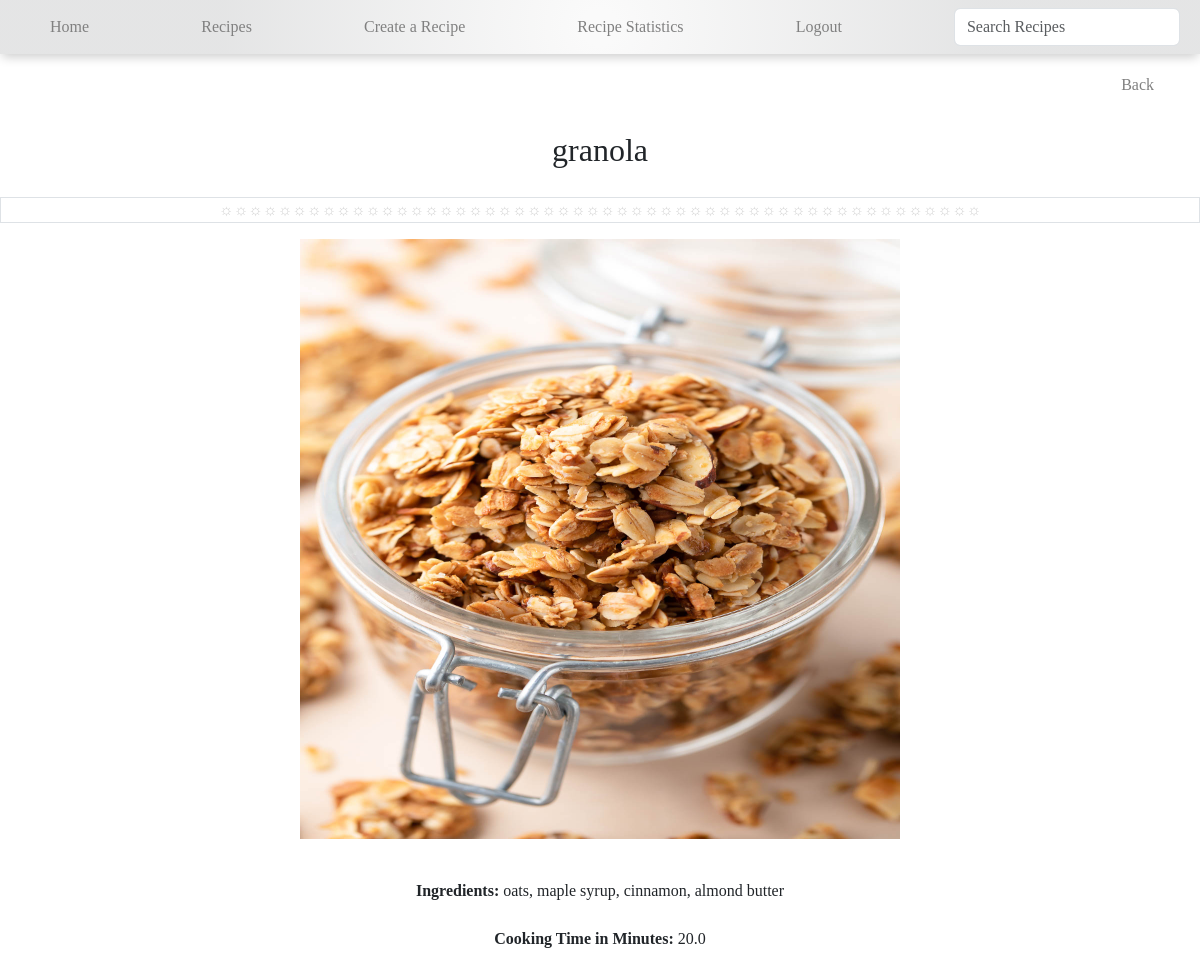
Screenshot of /list/1 (signed in) with the database file from the repository.
### recipes/models.py (models this page shows, shortened)
class Recipe(models.Model):
    name=models.CharField(max_length=120)
    ingredients=models.CharField(max_length=250)
    cooking_time=models.FloatField(help_text='in minutes')
    pic = models.ImageField(upload_to='recipes/', default='no_picture.jpg')

### recipes/views.py (the view)
# urls.py: path('list/<pk>', RecipeDetailView.as_view(), name='detail'),
class RecipeDetailView(LoginRequiredMixin, DetailView):
    model = Recipe
    template_name = 'recipes/detail.html'

### recipes/templates/recipes/detail.html (shortened to what this page needs)
<!DOCTYPE html>
<html lang="en">
<head>
</head>
<link href="https://cdn.jsdelivr.net/npm/bootstrap@5.3.3/dist/css/bootstrap.min.css" rel="stylesheet">
  {% include './navbar.html' %}
  <body>
<ul>
<li><a href ="{%url 'recipes:list' %}">Back </a></li>
</ul>
<h2>{{object.name}}</h2>
<p class="border">&#9788;&#9788;&#9788;&#9788;&#9788;&#9788;&#9788;&#9788;&#9788;&#9788;&#9788;&#9788;&#9788;&#9788;&#9788;&#9788;&#9788;&#9788;&#9788;&#9788;&#9788;&#9788;&#9788;&#9788;&#9788;&#9788;&#9788;&#9788;&#9788;&#9788;&#9788;&#9788;&#9788;&#9788;&#9788;&#9788;&#9788;&#9788;&#9788;&#9788;&#9788;&#9788;&#9788;&#9788;&#9788;&#9788;&#9788;&#9788;&#9788;&#9788;&#9788;&#9788;</p>
<img src="{{object.pic.url}}" width="200" height="300" />
<div class="instructions">
<b>Ingredients: </b> {{object.ingredients}} <br><br>
<b>Cooking Time in Minutes: </b> {{object.cooking_time}} <br>
</div>
</body>
</html>

### recipes/templates/recipes/detail.html (style rules this page uses)
body { font-family: Georgia, 'Times New Roman', Times, serif; }
ul { display: flex; justify-content: end; list-style-type: none; margin:0; padding: 0; }
li { float: left; border-radius: 10%; margin: 5px 30px 0px 0px; }
li a { display: block; color: grey; text-align: center; padding: 14px 16px; text-decoration: none; }
h2 { text-align: center; font-family:cursive; padding: 20px; }
img { display: block; margin-left: auto; margin-right: auto; height: 600px; width: 600px; }
.instructions { text-align: center; font-family:Georgia, 'Times New Roman', Times, serif; padding: 40px; }
.border { display: flex; align-items: center; flex-direction: column; color: lightgray; }

### recipes/templates/recipes/navbar.html (style rules this page uses)
body { font-family: Georgia, "Times New Roman", Times, serif; }

### rows the page displays
Recipe: name "granola", pic (picture), ingredients "oats, maple syrup, cinnamon, almond butter", cooking_time "20.0"
